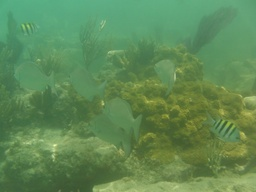
#> input picture ShallowWaterImage/imm1.jpg, 256 x 192 px, shrunk from 1024 x 768 before the run
$ python relatedwork.py   (older library calls are emulated)
#> lines starting #> are read from the running program, lines starting #| are printed output that depends on the picture; long printed decimals are rounded
import math
import os

import numpy as np
import cv2
from skimage.color import rgb2hsv,hsv2rgb
from matplotlib import pyplot as plt

#############################################################################
def RGB_equalisation(img,height,width):

    img = np.float32(img)
    b, g, r = cv2.split(img)
    r_avg = np.mean(r)
    g_avg = np.mean(g)
    b_avg = np.mean(b)

    All_avg = np.array((r_avg,g_avg,b_avg))
    All_max = np.max(All_avg)
    All_min = np.min(All_avg)
    All_median = np.median(All_avg)
    A = All_median/All_min
    B = All_median/All_max

    if (All_min == r_avg):
        r = r * A
    if (All_min == g_avg):
        g = g * A
    if (All_min == b_avg):
        b = b * A

    if (All_max == r_avg):
        r = r * B
    if (All_max == g_avg):
        g = g * B
    if (All_max == b_avg):
        b = b * B


    sceneRadiance = np.zeros((height, width, 3), 'float64')
    sceneRadiance[:, :, 0] = b
    sceneRadiance[:, :, 1] = g
    sceneRadiance[:, :, 2] = r
    sceneRadiance = np.clip(sceneRadiance, 0, 255)


    return sceneRadiance


#####################################################################
def stretching(img):
    height = len(img)
    width = len(img[0])
    for k in range(0, 3):
        Max_channel  = np.max(img[:,:,k])
        Min_channel  = np.min(img[:,:,k])
        for i in range(height):
            for j in range(width):
                img[i,j,k] = (img[i,j,k] - Min_channel) * (255 - 0) / (Max_channel - Min_channel)+ 0
    return img


#################################################################################
def global_stretching(img_L,height, width):
    length = height * width
    R_rray = []
    for i in range(height):
        for j in range(width):
            R_rray.append(img_L[i][j])
    R_rray.sort()
    I_min = R_rray[int(length / 100)]
    I_max = R_rray[-int(length / 100)]
    # print('I_min',I_min)
    # print('I_max',I_max)
    array_Global_histogram_stretching_L = np.zeros((height, width))
    for i in range(0, height):
        for j in range(0, width):
            if img_L[i][j] < I_min:
                p_out = img_L[i][j]
                array_Global_histogram_stretching_L[i][j] = p_out
            elif (img_L[i][j] > I_max):
                p_out = img_L[i][j]
                array_Global_histogram_stretching_L[i][j] = p_out
            else:
                p_out = (img_L[i][j] - I_min) * ((1) / (I_max - I_min))
                array_Global_histogram_stretching_L[i][j] = p_out
    return (array_Global_histogram_stretching_L)


#####################################################################################
def  HSVStretching(sceneRadiance):
    sceneRadiance = np.clip(sceneRadiance, 0, 255)
    sceneRadiance = np.uint8(sceneRadiance)
    height = len(sceneRadiance)
    width = len(sceneRadiance[0])
    img_hsv = rgb2hsv(sceneRadiance)
    img_hsv[:, :, 1] = global_stretching(img_hsv[:, :, 1], height, width)
    img_hsv[:, :, 2] = global_stretching(img_hsv[:, :, 2], height, width)
    img_rgb = hsv2rgb(img_hsv) * 255

    return img_rgb


#####################################################################3

e = np.e
esp = 2.2204e-16


class NodeLower(object):
	def __init__(self,x,y,value):
		self.x = x
		self.y = y
		self.value = value
	def printInfo(self):
		print(self.x,self.y,self.value)


class Node(object):
	def __init__(self,x,y,value):
		self.x = x
		self.y = y
		self.value = value
	def printInfo(self):
		print(self.x,self.y,self.value)

def rayleighStrLower(nodes, height, width,lower_Position):
    alpha = 0.4
    selectedRange = [0, 255]
    NumPixel = np.zeros(256)
    temp = np.zeros(256)
    for i in range(0, lower_Position):
        # print('nodes[i].value',type(nodes[i].value))
        NumPixel[nodes[i].value] = NumPixel[nodes[i].value] + 1
    ProbPixel = NumPixel / lower_Position
    CumuPixel = np.cumsum(ProbPixel)
    # print('CumuPixel',CumuPixel)

    valSpread = selectedRange[1] - selectedRange[0]
    hconst = 2 * alpha ** 2
    vmax = 1 - e ** (-1 / hconst)
    val = vmax * (CumuPixel)
    val = np.array(val)

    for i in range(256):
        if (val[i] >= 1):
            val[i] = val[i] - esp
    for i in range(256):
        temp[i] = np.sqrt(-hconst * math.log((1 - val[i]), e))
        normalization = temp[i] * valSpread
        if(normalization > 255):
            CumuPixel[i] = 255
        else:
            CumuPixel[i] = normalization
    for i in range(0, lower_Position):
        nodes[i].value = CumuPixel[nodes[i].value]
    return nodes


def rayleighStrUpper(nodes, height, width,lower_Position):
    allSize = height*width
    alpha = 0.4
    selectedRange = [0, 255]
    NumPixel = np.zeros(256)
    temp = np.zeros(256)
    for i in range(lower_Position, allSize):
            NumPixel[nodes[i].value] = NumPixel[nodes[i].value] + 1
    ProbPixel = NumPixel / (allSize-lower_Position)
    CumuPixel = np.cumsum(ProbPixel)
    valSpread = selectedRange[1] - selectedRange[0]
    hconst = 2 * alpha ** 2
    vmax = 1 - e ** (-1 / hconst)
    val = vmax * (CumuPixel)
    val = np.array(val)

    for i in range(256):
        if (val[i] >= 1):
            val[i] = val[i] - esp
    for i in range(256):
        temp[i] = np.sqrt(-hconst * math.log((1 - val[i]), e))
        normalization = temp[i] * valSpread
        if(normalization > 255):
            CumuPixel[i] = 255
        else:
            CumuPixel[i] = normalization
    for i in range(lower_Position, allSize):
        nodes[i].value = CumuPixel[nodes[i].value]
    return nodes


def uperLower(r, height, width):
    allSize = height * width
    R_max = np.max(r)
    R_min = np.min(r)
    R__middle = (R_max - R_min) / 2 + R_min
    R__middle = np.mean(r)
    node_upper = []
    node_lower = []
    for i in range(0, height):
        for j in range(0, width):
            oneNode = Node(i, j, r[i, j])
            oneNodeLower = NodeLower(i, j, r[i, j])
            node_upper.append(oneNode)
            node_lower.append(oneNodeLower)
    node_upper = sorted(node_upper, key=lambda node: node.value, reverse=False)
    node_lower = sorted(node_lower, key=lambda node: node.value, reverse=False)

    # print('R__middle',R__middle)
    # middle_Position=[]
    for i in range(allSize):
        if (node_upper[i].value > R__middle):
            # print('nodes[i].value',nodes[i].value)
            middle_Position = i
            break
    lower_Position = middle_Position
    # print('lower_Position',lower_Position)

    for i in range(allSize):
        node_upper[i].value = np.int(node_upper[i].value)
        node_lower[i].value = np.int(node_lower[i].value)
    # print('nodes', nodes[0].value)
    # print('nodes[lower_Position + 10].value', nodes[lower_Position + 2].value)

    nodesLower  = rayleighStrLower(node_lower, height, width,lower_Position)
    nodesUpper  = rayleighStrUpper(node_upper, height, width,lower_Position)

    array_lower_histogram_stretching = np.zeros((height, width))
    array_upper_histogram_stretching = np.zeros((height, width))


    for i in range(0, allSize):
        if(i > lower_Position):
            array_upper_histogram_stretching[nodesUpper[i].x, nodesUpper[i].y] = nodesUpper[i].value
            array_lower_histogram_stretching[nodesUpper[i].x, nodesUpper[i].y] = 255
        else:
            array_lower_histogram_stretching[nodesLower[i].x, nodesLower[i].y] = nodesLower[i].value
            array_upper_histogram_stretching[nodesLower[i].x, nodesLower[i].y] = 0

    # print('np.mean(array_lower_histogram_stretching))',np.mean(array_lower_histogram_stretching))
    # print('np.mean(array_upper_histogram_stretching))',np.mean(array_upper_histogram_stretching))

    return array_lower_histogram_stretching,array_upper_histogram_stretching

def rayleighStretching(sceneRadiance, height, width):

    R_array_lower_histogram_stretching, R_array_upper_histogram_stretching = uperLower(sceneRadiance[:, :, 2], height, width)
    G_array_lower_histogram_stretching, G_array_upper_histogram_stretching = uperLower(sceneRadiance[:, :, 1], height, width)
    B_array_lower_histogram_stretching, B_array_upper_histogram_stretching = uperLower(sceneRadiance[:, :, 0], height, width)

    sceneRadiance_Lower = np.zeros((height, width, 3), )
    sceneRadiance_Lower[:, :, 0] = B_array_lower_histogram_stretching
    sceneRadiance_Lower[:, :, 1] = G_array_lower_histogram_stretching
    sceneRadiance_Lower[:, :, 2] = R_array_lower_histogram_stretching
    sceneRadiance_Lower = np.uint8(sceneRadiance_Lower)

    sceneRadiance_Upper = np.zeros((height, width, 3))
    sceneRadiance_Upper[:, :, 0] = B_array_upper_histogram_stretching
    sceneRadiance_Upper[:, :, 1] = G_array_upper_histogram_stretching
    sceneRadiance_Upper[:, :, 2] = R_array_upper_histogram_stretching
    sceneRadiance_Upper = np.uint8(sceneRadiance_Upper)

    return sceneRadiance_Lower, sceneRadiance_Upper


####################################################################3
def sceneRadianceRGB(sceneRadiance):

    sceneRadiance = np.clip(sceneRadiance, 0, 255)
    sceneRadiance = np.uint8(sceneRadiance)

    return sceneRadiance
#######################################################3

def MSE(img1, img2):
    squared_diff = (img1 -img2)**2
    summed = np.sum(squared_diff)
    num_pix = img1.shape[0] * img1.shape[1]
    err = summed / num_pix

    return err


img = cv2.imread('imm1.jpg')
#> img is the input picture: shape (192, 256, 3); mean B, G, R 85.9, 137.8, 95.5

height = len(img)
#> height = 192
width = len(img[0])
#> width = 256

sceneRadiance = RGB_equalisation(img, height, width)
#> in RGB_equalisation, `r_avg = np.mean(r)`: r_avg = 95.49
#> in RGB_equalisation, `g_avg = np.mean(g)`: g_avg = 137.8
#> in RGB_equalisation, `b_avg = np.mean(b)`: b_avg = 85.87
#> in RGB_equalisation, `All_avg = np.array((r_avg,g_avg,b_avg))`: All_avg = [95.49, 137.8, 85.87]
#> in RGB_equalisation, `All_max = np.max(All_avg)`: All_max = 137.8
#> in RGB_equalisation, `All_min = np.min(All_avg)`: All_min = 85.87
#> in RGB_equalisation, `All_median = np.median(All_avg)`: All_median = 95.49
#> in RGB_equalisation, `A = All_median/All_min`: A = 1.11
#> in RGB_equalisation, `B = All_median/All_max`: B = 0.693
#> in RGB_equalisation, `sceneRadiance[:, :, 2] = r`:
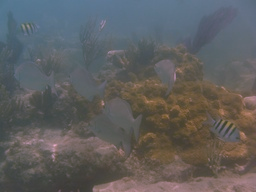
#> sceneRadiance: shape (192, 256, 3) float64; mean of channels 0, 1, 2 95.5, 95.5, 95.5; drawn as B, G, R

sceneRadiance = stretching(sceneRadiance)
#> in stretching, `height = len(img)`: height = 192
#> in stretching, `width = len(img[0])`: width = 256
#> the loop in stretching, `for k in range(0, 3):` made 3 passes
#> (Max_channel, Min_channel) on passes 1 to 3: (203.5, 28.91), (174.7, 58.22), (231, 56)
#> after the loop in stretching, `for k in range(0, 3):`:
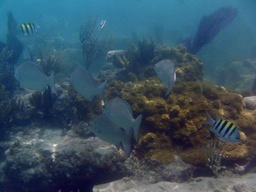
#> img: shape (192, 256, 3) float64; mean of channels 0, 1, 2 97.2, 81.6, 57.5; drawn as B, G, R

sceneRadiance_Lower, sceneRadiance_Upper = rayleighStretching(sceneRadiance, height, width)
#> in uperLower, `allSize = height * width`: allSize = 49152
#> in uperLower, `R_max = np.max(r)`: R_max = 255
#> in uperLower, `R_min = np.min(r)`: R_min = 0
#> in uperLower, `R__middle = (R_max - R_min) / 2 + R_min`: R__middle = 127.5
#> in uperLower, `R__middle = np.mean(r)`: R__middle = 57.54
#> in uperLower, `R__middle = np.mean(r)`:
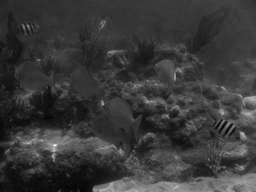
#> r: shape (192, 256) float64; min 0, max 255, mean 57.5
#> the loop in uperLower, `for i in range(0, height):` made 192 passes
#> call 3 of uperLower, with height = 192, width = 256
#> after the loop in uperLower (call 3), `for i in range(0, allSize):`:
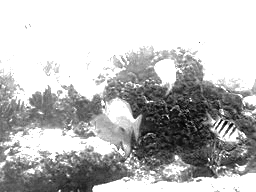
#> array_lower_histogram_stretching: shape (192, 256) float64; min 0.889, max 255, mean 187.6
#> after the loop in uperLower (call 3), `for i in range(0, allSize):`:
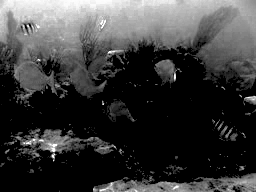
#> array_upper_histogram_stretching: shape (192, 256) float64; min 0, max 255, mean 60
sceneRadiance = (np.float64(sceneRadiance_Lower) + np.float64(sceneRadiance_Upper)) / 2

#cv2.imwrite('Lower0.jpg', sceneRadiance_Lower)
#cv2.imwrite('Upper0.jpg', sceneRadiance_Upper)

sceneRadiance = HSVStretching(sceneRadiance)
#> in HSVStretching, `img_hsv = rgb2hsv(sceneRadiance)`: img_hsv: shape (192, 256, 3) float64; mean of channels 0, 1, 2 0.36, 0.478, 0.604
#> in HSVStretching, `img_hsv[:, :, 1] = global_stretching(img_hsv[:, :, 1], height, width)`: img_hsv: shape (192, 256, 3) float64; mean of channels 0, 1, 2 0.36, 0.515, 0.604
#> call 2 of global_stretching, with height = 192, width = 256
#> after the loop in global_stretching (call 2), `for i in range(0, height):`:
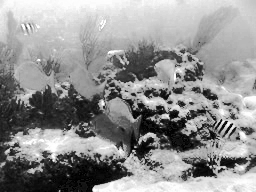
#> array_Global_histogram_stretching_L: shape (192, 256) float64; min 0, max 1, mean 0.57
#> in HSVStretching, `img_hsv[:, :, 2] = global_stretching(img_hsv[:, :, 2], height, width)`: img_hsv: shape (192, 256, 3) float64; mean of channels 0, 1, 2 0.36, 0.515, 0.57
sceneRadiance = sceneRadianceRGB(sceneRadiance)

value2 = MSE(img, sceneRadiance)

print(f"Mean square error between images before and after processing: {value2}")
#| Mean square error between images before and after processing: 339.123

beforered=img[0]
beforegreen=img[1]
beforeblue=img[2]


plt.hist(beforered.ravel(),256,[0,256]);plt.title('red channel before processing');plt.show()
plt.hist(beforegreen.ravel(),256,[0,256]);plt.title('green channel before processing');plt.show()
plt.hist(beforeblue.ravel(),256,[0,256]);plt.title('blue channel before processing');plt.show()


##############################################################################
red=sceneRadiance[0]
green=sceneRadiance[1]
blue=sceneRadiance[2]


plt.hist(red.ravel(),256,[0,256]);plt.title('red channel after processing');plt.show()
plt.hist(green.ravel(),256,[0,256]);plt.title('green channel after processing');plt.show()
plt.hist(blue.ravel(),256,[0,256]);plt.title('blue channel after processing');plt.show()
#> after `plt.hist(blue.ravel(), 256, [0, 256])`:
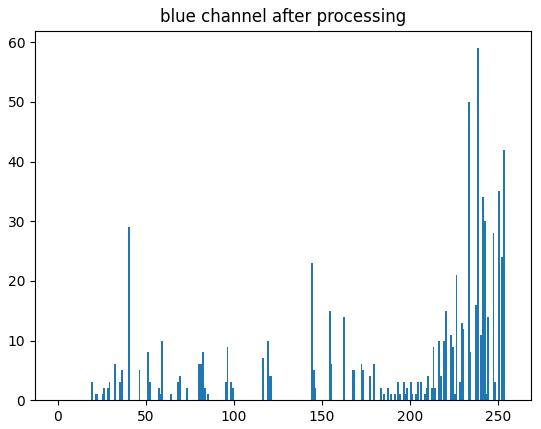
#> figure drawn by matplotlib, 1 panel; tallest bar 59 high, from x = 238 to 239


cv2.imwrite('result2.jpg', sceneRadiance)
